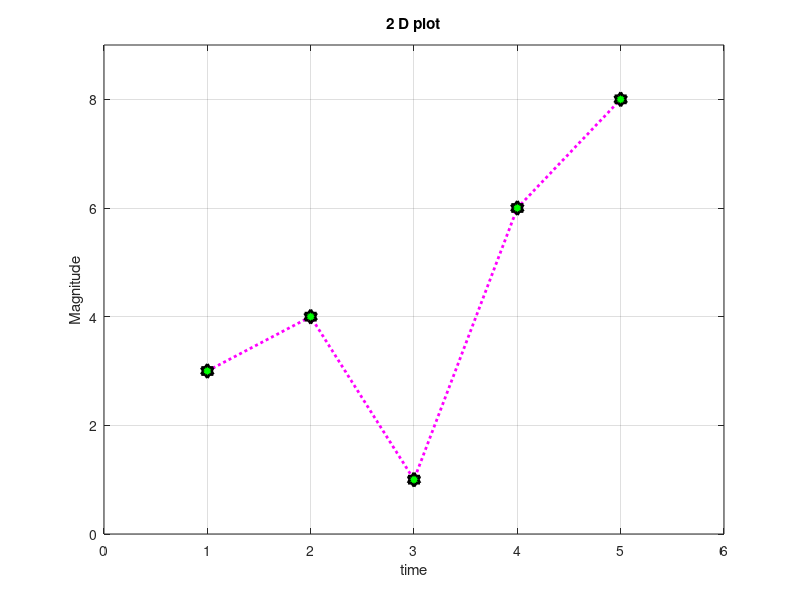

MATLAB code to generate this figure:
% line style 
% - -- -. :         

% color
% r g b m c y k w
% Marker style 
% > < ^ o x d s p h

clc 
clear 
close all 
x=[1 2 3 4 5]; 
y=[3 4 1 6 8]; 
figure, plot(x,y,':mh','Linewidth',2,'Markersize',10,'Markerfacecolor','g','Markeredgecolor','k'); 
grid on; 
pause(1); 
axis([0 6 0 9]) 
pause(1); 
title('2 D plot'); 
xlabel('time'); 
ylabel('Magnitude'); 
